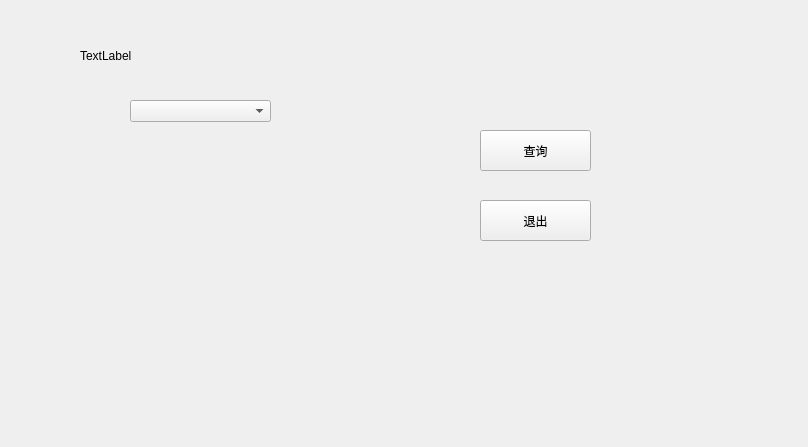
<?xml version="1.0" encoding="UTF-8"?>
<ui version="4.0">
 <class>Form</class>
 <widget class="QWidget" name="Form">
  <property name="geometry">
   <rect>
    <x>0</x>
    <y>0</y>
    <width>808</width>
    <height>447</height>
   </rect>
  </property>
  <property name="windowTitle">
   <string>Form</string>
  </property>
  <widget class="QPushButton" name="pushButton">
   <property name="geometry">
    <rect>
     <x>480</x>
     <y>130</y>
     <width>111</width>
     <height>41</height>
    </rect>
   </property>
   <property name="text">
    <string>查询</string>
   </property>
  </widget>
  <widget class="QPushButton" name="pushButton_2">
   <property name="geometry">
    <rect>
     <x>480</x>
     <y>200</y>
     <width>111</width>
     <height>41</height>
    </rect>
   </property>
   <property name="text">
    <string>退出</string>
   </property>
  </widget>
  <widget class="QComboBox" name="comboBox">
   <property name="geometry">
    <rect>
     <x>130</x>
     <y>100</y>
     <width>141</width>
     <height>22</height>
    </rect>
   </property>
  </widget>
  <widget class="QLabel" name="label">
   <property name="geometry">
    <rect>
     <x>80</x>
     <y>40</y>
     <width>71</width>
     <height>31</height>
    </rect>
   </property>
   <property name="text">
    <string>TextLabel</string>
   </property>
  </widget>
 </widget>
 <resources/>
 <connections/>
</ui>
